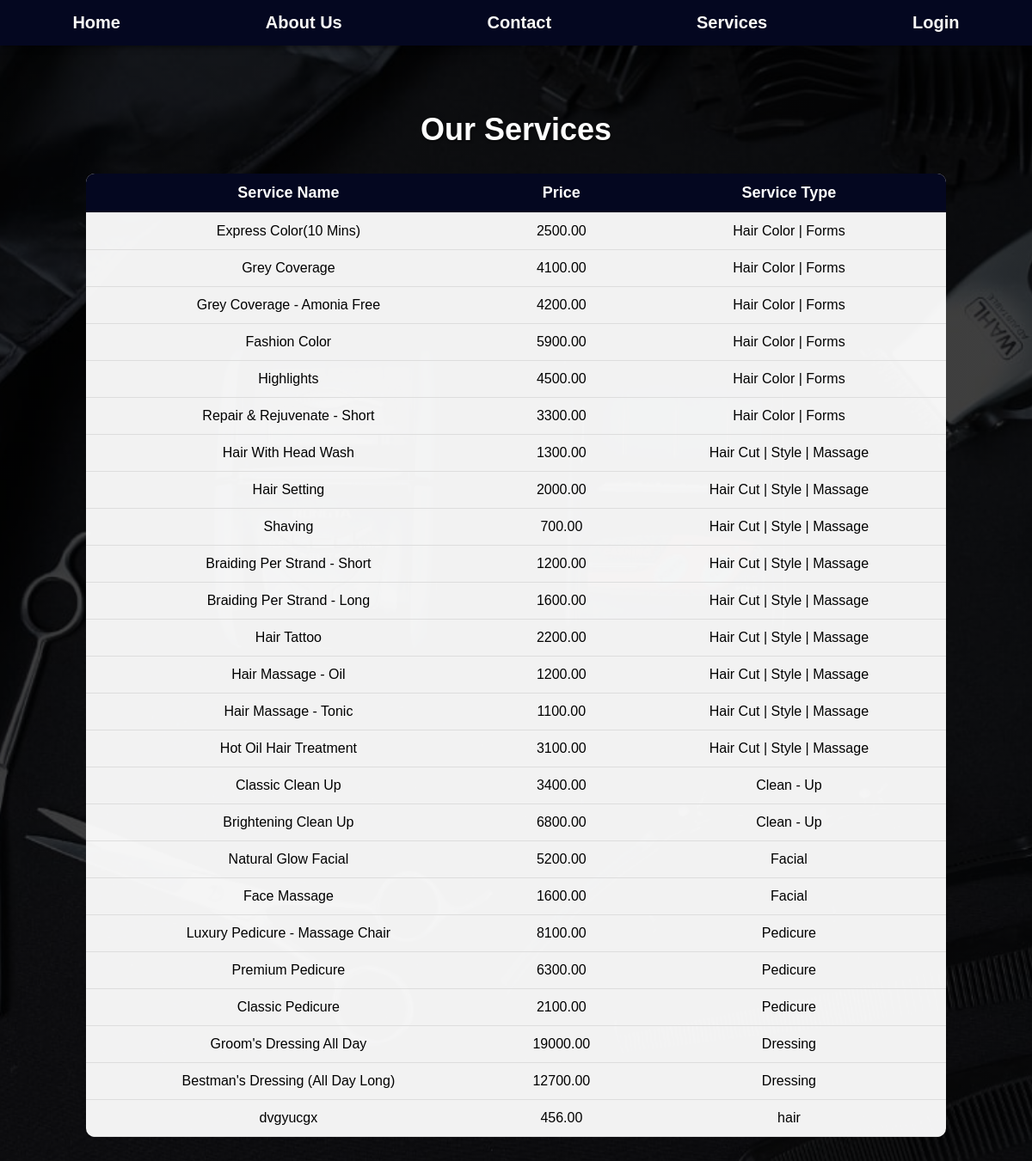
/services.php, run on the app's committed database.
### tables this page shows
CREATE TABLE IF NOT EXISTS `services` (
  `id` int NOT NULL AUTO_INCREMENT,
  `service_name` varchar(150) NOT NULL,
  `price` decimal(10,2) NOT NULL,
  `service_type` text NOT NULL,
  PRIMARY KEY (`id`)
);

### services.php (the view, shortened to what this page needs)
<?php
$logged_in = false;
$dbserver = "localhost";
$dbuser = "root";
$dbuserpass = "";
$dbname = "puttalamsalon";
$conn = new mysqli($dbserver, $dbuser, $dbuserpass, $dbname);
$sql = "SELECT * FROM services";
$result = $conn->query($sql);
?>
<!DOCTYPE html>
<html lang="en">
<head>
</head>
<body>
    <nav class="navbar">
        <a href="index.php" class="nav-link">Home</a>
        <a href="about.php" class="nav-link">About Us</a>
        <a href="contact.php" class="nav-link">Contact</a>
        <a href="services.php" class="nav-link">Services</a>
        <?php if($logged_in): ?>
            <a href="logout.php" class="nav-link">Logout</a>
        <?php else: ?>
            <a href="login.php" class="nav-link">Login</a>
        <?php endif; ?>
    </nav>
    <h1>Our Services</h1>
    <div class="table-container">
        <?php
        if ($result->num_rows > 0) {
            echo "<table>
            <tr>
                <th>Service Name</th>
                <th>Price</th>
                <th>Service Type</th>
            </tr>";
            while ($row = $result->fetch_assoc()) {
                echo "<tr>
                <td>{$row['service_name']}</td>
                <td>{$row['price']}</td>
                <td>{$row['service_type']}</td>
                </tr>";
            }
            echo "</table>";
        } else {
            echo "<p style='text-align:center; font-size:18px; color:white;'>No services found</p>";
        }
        ?>
    </div>
</body>
</html>

### services.php (style rules this page uses)
* { margin: 0; padding: 0; box-sizing: border-box; }
body { font-family: 'Verdana', sans-serif; background: linear-gradient(rgba(0,0,0,0.75), rgba(0,0,0,0.75)), url('./n.jpg') no-repeat center center fixed; background-size: cover; min-height: 100vh; display: flex; flex-direction: column; align-items: center; padding-top: 100px; }
.navbar { display: flex; justify-content: space-around; align-items: center; background-color: #040720; padding: 15px 0; position: fixed; top: 0; width: 100%; z-index: 999; box-shadow: 0 2px 6px rgba(0,0,0,0.5); }
.nav-link { color: #FAF9F6; text-decoration: none; font-size: 20px; font-weight: bold; transition: color 0.3s; }
h1 { text-align: center; color: #fff; font-weight: bold; margin: 30px 0; font-size: 36px; text-shadow: 1px 1px 3px rgba(0,0,0,0.7); }
.table-container { width: 90%; max-width: 1000px; margin-bottom: 50px; overflow-x: auto; }
table { width: 100%; border-collapse: collapse; background-color: rgba(255,255,255,0.95); border-radius: 10px; overflow: hidden; box-shadow: 0 4px 10px rgba(0,0,0,0.2); }
th, td { padding: 12px 15px; text-align: center; border-bottom: 1px solid #ddd; }
th { background-color: #040720; color: white; font-size: 18px; }

### data on the page
services: service_name "Express Color(10 Mins)", price "2500.00", service_type "Hair Color | Forms"
services: service_name "Grey Coverage", price "4100.00", service_type "Hair Color | Forms"
services: service_name "Grey Coverage - Amonia Free", price "4200.00", service_type "Hair Color | Forms"
services: service_name "Fashion Color", price "5900.00", service_type "Hair Color | Forms"
services: service_name "Highlights", price "4500.00", service_type "Hair Color | Forms"
services: service_name "Repair & Rejuvenate - Short", price "3300.00", service_type "Hair Color | Forms"
services: service_name "Hair With Head Wash", price "1300.00", service_type "Hair Cut | Style | Massage"
services: service_name "Hair Setting", price "2000.00", service_type "Hair Cut | Style | Massage"
services: service_name "Shaving", price "700.00", service_type "Hair Cut | Style | Massage"
services: service_name "Braiding Per Strand - Short", price "1200.00", service_type "Hair Cut | Style | Massage"
services: service_name "Braiding Per Strand - Long", price "1600.00", service_type "Hair Cut | Style | Massage"
services: service_name "Hair Tattoo", price "2200.00", service_type "Hair Cut | Style | Massage"
services: service_name "Hair Massage - Oil", price "1200.00", service_type "Hair Cut | Style | Massage"
services: service_name "Hair Massage - Tonic", price "1100.00", service_type "Hair Cut | Style | Massage"
services: service_name "Hot Oil Hair Treatment", price "3100.00", service_type "Hair Cut | Style | Massage"
services: service_name "Classic Clean Up", price "3400.00", service_type "Clean - Up"
services: service_name "Brightening Clean Up", price "6800.00", service_type "Clean - Up"
services: service_name "Natural Glow Facial", price "5200.00", service_type "Facial"
services: service_name "Face Massage", price "1600.00", service_type "Facial"
services: service_name "Luxury Pedicure - Massage Chair", price "8100.00", service_type "Pedicure"
services: service_name "Premium Pedicure", price "6300.00", service_type "Pedicure"
services: service_name "Classic Pedicure", price "2100.00", service_type "Pedicure"
services: service_name "Groom's Dressing All Day", price "19000.00", service_type "Dressing"
services: service_name "Bestman's Dressing (All Day Long)", price "12700.00", service_type "Dressing"
services: service_name "dvgyucgx", price "456.00", service_type "hair"
